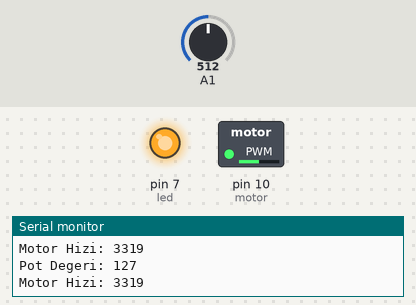
A sketch run on a simulated Arduino Uno, built with avr-gcc and run on an emulated ATmega328P. Shown: switched loads named in the sketch (green lamp = pin HIGH), output pins drawn as LEDs (lit = HIGH), the last lines printed to the serial monitor. The test bench sets the inputs (shaded band); at power-on: A1 = 512.

Above: at 1.2 s.
1.3 s: A1 set to 416
At 2.3 s:
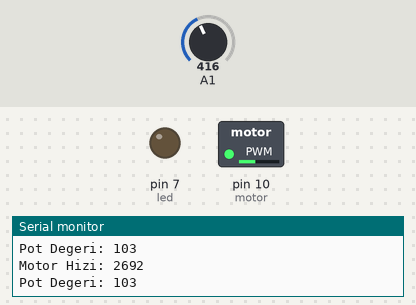
2.8 s: A1 set to 385
At 3.1 s:
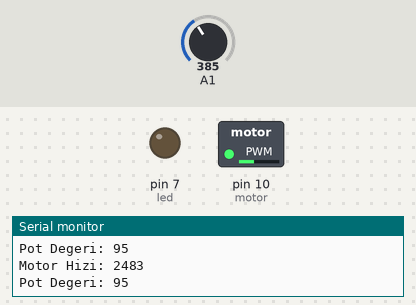
5.8 s: A1 set to 166
At 6.8 s:
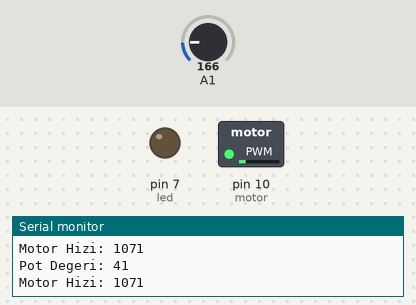
7.3 s: A1 set to 144
At 8.5 s:
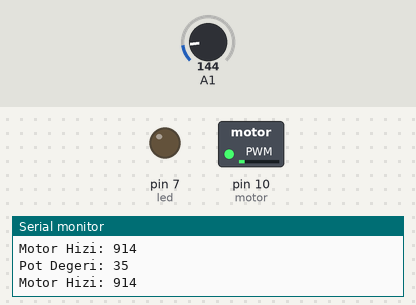
8.8 s: A1 set to 44
At 10.1 s:
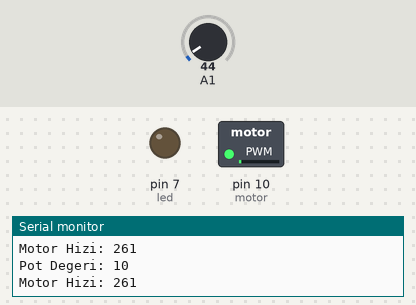
11.8 s: A1 set to 37
At 13.1 s:
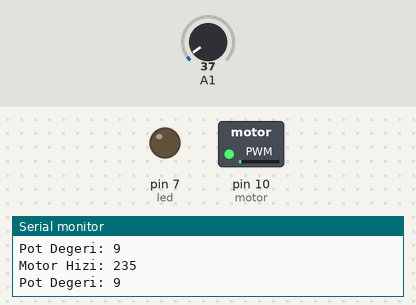
Timing chart, 0 to 14.8 s (numbered marks = the images above; inputs shaded):
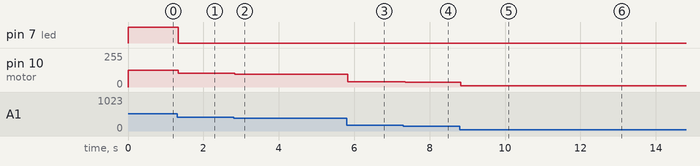

Measured:
- after the input at 1.3 s, pin 7 (led): HIGH → LOW at once; pin 10 (motor): 127/255 → 103/255 at once
- after the input at 2.8 s, pin 10 (motor): 103/255 → 95/255 at once
- after the input at 5.8 s, pin 10 (motor): 95/255 → 41/255 at once
- after the input at 7.3 s, pin 10 (motor): 41/255 → 35/255 after 0.05 s
- after the input at 8.8 s, pin 10 (motor): 35/255 → 10/255 at once
- after the input at 11.8 s, pin 10 (motor): 10/255 → 9/255 after 0.05 s

The sketch:

Ardunio_Problem_Seti-4.ino
```cpp
/*
Tuğçe, 18 yaşında Elektrik Elektronik Mühendisliği öğrencisidir.
Tuğçe derste öğrendiklerini gerçek hayatta uygulamaya çalışmaktadır.
Bunun için de bir hız kontrol devresi hazırlamak istiyor. DC motorun
hızı belli bir hıza aştığı zaman uyarı vermek için LED yansın, diğer
durumlarda LED yanmasın istiyor. Aynı zamanda hız değerini de ekrana
yazdırmak istiyor. Bu konuda Tuğçe’ye yardımcı olmalısınız.
*/


/*
 * Hız sınırı 3000 olsun.
 * Pot değeri 1Kohm.
 * Pot 100 değerindeyken motor hızı 2100rpm'dir.

*/
#define led 7
#define motor 10
void setup()
{
  pinMode(led, OUTPUT);
  pinMode(motor, OUTPUT);
  Serial.begin(9600);
}

void loop()
{
  int pot=analogRead(A1);
  pot=map(pot,0,1023,0,255);

  Serial.print("Pot Degeri: ");
  Serial.println(pot);

  analogWrite(motor,pot);
  int motorHizi=map(pot,0,255,0,6666);
  if(motorHizi>=3000){
    digitalWrite(led,HIGH);
    }
  else{
    digitalWrite(led,LOW);
  }
  Serial.print("Motor Hizi: ");
  Serial.println(motorHizi);
}
```
